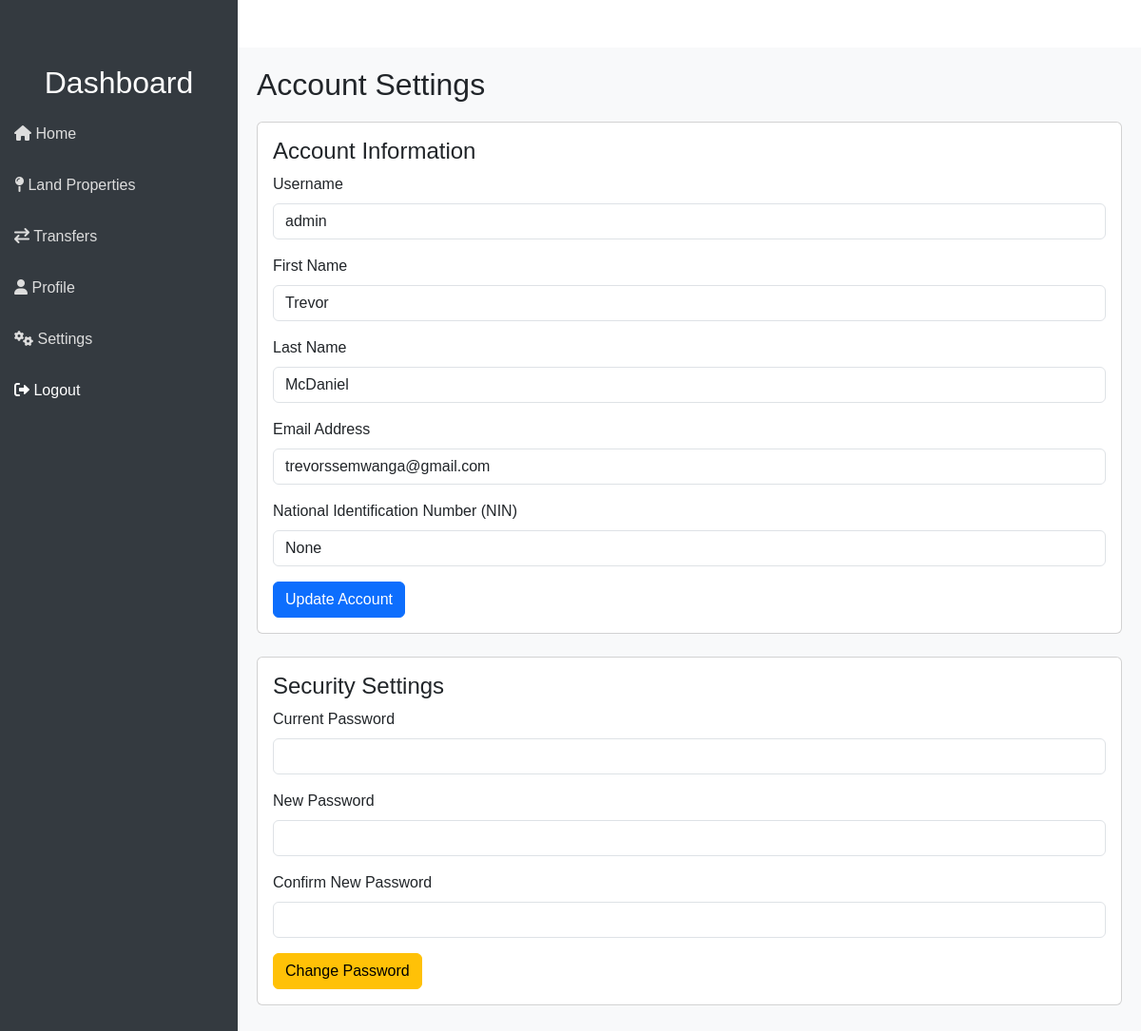
The page /settings/ (signed in) on the database its author committed.
### users/models.py (models this page shows, shortened)
class User(AbstractUser):
    role = models.IntegerField(default=3)  # 1 = Admin, 2 = Government Official, 3 = Landowner
    nin = models.CharField(max_length=15, blank=True, null=True)

### users/views.py (the view)
# urls.py: path('settings/', views.settings, name='settings'),
def settings(request):
    return render(request, 'users/settings.html')

### users/templates/users/settings.html (shortened to what this page needs)
{% extends "templates/index.html" %}
{% block content %}
<div class="main-content">
    <div class="header">
        <h2>Account Settings</h2>
    </div>
    <div class="card mb-4">
        <div class="card-body">
            <h4>Account Information</h4>
            <form method="POST" action="{% url 'update-account' %}">
                <div class="form-group">
                    <label for="username">Username</label>
                    <input
                        type="text"
                        class="form-control"
                        id="username"
                        name="username"
                        value="{{ user.username }}"
                    />
                </div>
                <div class="form-group">
                    <label for="first_name">First Name</label>
                    <input
                        type="text"
                        class="form-control"
                        id="first_name"
                        name="first_name"
                        value="{{ user.first_name }}"
                        required
                    />
                </div>
                <div class="form-group">
                    <label for="last_name">Last Name</label>
                    <input
                        type="text"
                        class="form-control"
                        id="last_name"
                        name="last_name"
                        value="{{ user.last_name }}"
                        required
                    />
                </div>
                <div class="form-group">
                    <label for="email">Email Address</label>
                    <input
                        type="email"
                        class="form-control"
                        id="email"
                        name="email"
                        value="{{ user.email }}"
                        required
                    />
                </div>
                <div class="form-group">
                    <label for="nin">National Identification Number (NIN)</label>
                    <input
                        type="text"
                        class="form-control"
                        id="nin"
                        name="nin"
                        value="{{ user.nin }}"
                    />
                </div>
                <button type="submit" class="btn btn-primary">Update Account</button>
            </form>
        </div>
    </div>
    <div class="card mb-4">
        <div class="card-body">
            <h4>Security Settings</h4>
            <form method="POST" action="{% url 'update-password' %}">
                <div class="form-group">
                    <label for="current_password">Current Password</label>
                    <input
                        type="password"
                        class="form-control"
                        id="current_password"
                        name="current_password"
                        required
                    />
                </div>
                <div class="form-group">
                    <label for="new_password">New Password</label>
                    <input
                        type="password"
                        class="form-control"
                        id="new_password"
                        name="new_password"
                        required
                    />
                </div>
                <div class="form-group">
                    <label for="confirm_password">Confirm New Password</label>
                    <input
                        type="password"
                        class="form-control"
                        id="confirm_password"
                        name="confirm_password"
                        required
                    />
                </div>
                <button type="submit" class="btn btn-warning">
                    Change Password
                </button>
            </form>
        </div>
    </div>
</div>
{% endblock %}

### templates/index.html (style rules this page uses)
body { display: flex; min-height: 100vh; font-family: Arial, sans-serif; }
.main-content { margin-top: 50px; margin-left: 250px; padding: 20px; flex: 1; background-color: #f8f9fa; }
.header { display: flex; align-items: center; justify-content: space-between; margin-bottom: 20px; }
.header h2 { margin: 0; }
.card { margin: 20px 0; }

### rows shown on the page
User: username "admin", first_name "Trevor", last_name "McDaniel", email "trevorssemwanga@gmail.com", nin "None"
